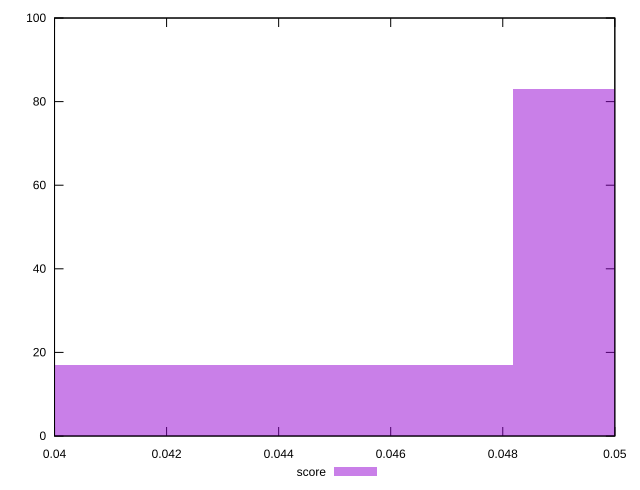

Write gnuplot code to recreate this figure.
reset

$score <<EOF
0.0525628335919644 83
0.04380236132663699 17
EOF

set key outside below
set boxwidth 0.008760472265327399
set xrange [0.04:0.05]
set yrange [0:100]
set trange [0:100]
set style fill transparent solid 0.5 noborder
set terminal svg size 640, 490 enhanced background rgb 'white'
set output "reports/report_00033_2021-03-01T14-23-16.841Z/uses-long-cache-ttl/samples/astro/score/histogram.svg"

plot $score title "score" with boxes

reset
